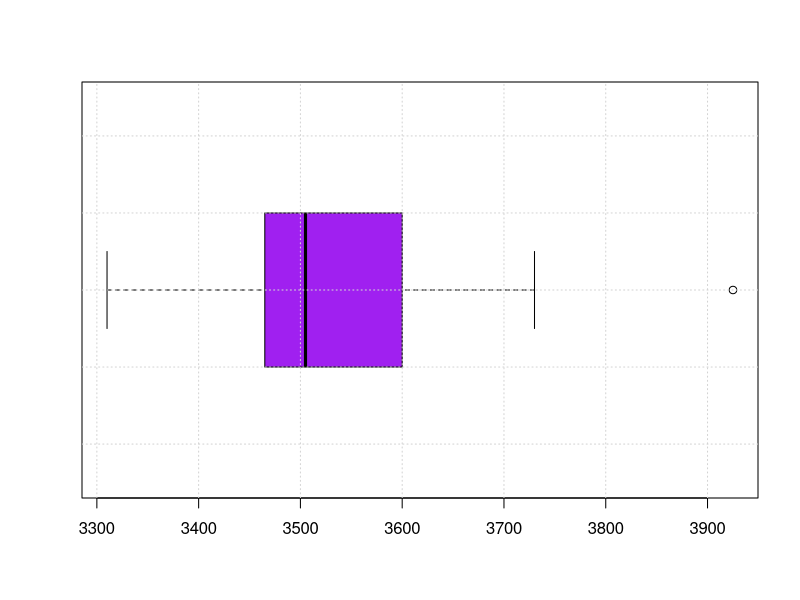

Write the R code that produced this figure.
x=c(3310 , 3355 , 3450 , 3480 , 3480 , 3490 , 3520 , 3540 , 3550 , 3650 , 3730 , 3925)
quantile(x)
boxplot(x, col="purple",horizontal=TRUE)
grid()
boxplot.stats(x)$out